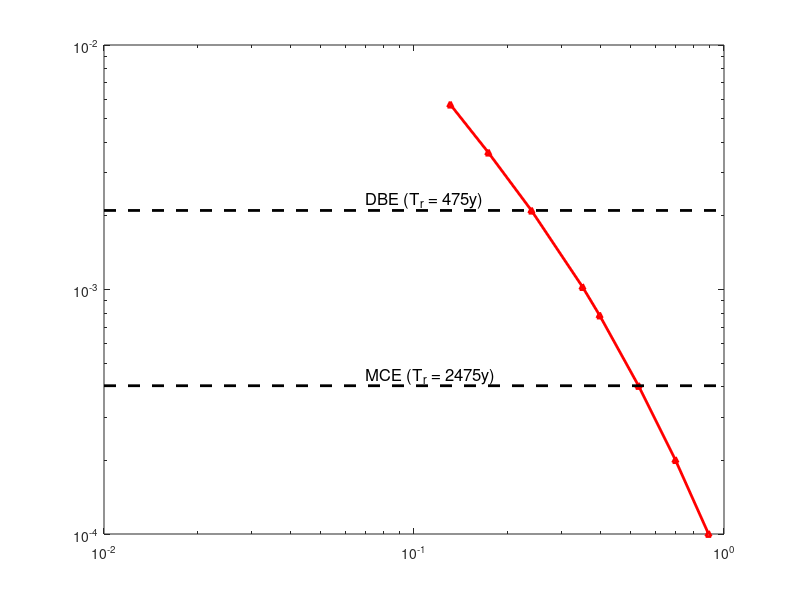

This chart was generated by the following MATLAB code: (Note: this script raises an error after producing the figure.)

clc; clear; close all;

% -----------------------------
% Data
% -----------------------------
% Sa1_IV  = [0.18 0.21 0.23 0.28 0.29 0.35 0.44 0.53];  % Delhi
% Sa1_VI  = [0.33 0.45 0.50 0.60 0.63 0.75 0.94 1.13];  % Guwahati
Sa1_VI = [0.1309 0.1736 0.2392 0.3495 0.3969 0.5299 0.6969 0.8909];
Tr = [175 275 475 975 1275 2475 4975 9975]; % Years
Lambda = (1./Tr);                           % 1/year
idx_DBE = 3;   % Tr = 475 Years
idx_MCE = 6;   % Tr = 2475 Years
lambda_DBE = Lambda(idx_DBE);
lambda_MCE = Lambda(idx_MCE);

% -----------------------------
% Plot
% -----------------------------
figure;
% loglog(Sa1_IV, Lambda, '-^', 'LineWidth', 2, 'MarkerSize', 4, 'Color','b');
loglog(Sa1_VI, Lambda, '-^', 'LineWidth', 2, 'MarkerSize', 4, 'Color','r');
hold on

loglog([1e-2 1], [lambda_DBE lambda_DBE], '--', 'LineWidth', 2, 'Color', 'k');   
loglog([1e-2 1], [lambda_MCE lambda_MCE], '--', 'LineWidth', 2, 'Color', 'k');   
text(0.07, lambda_DBE*1.1, 'DBE (T_r = 475y)', 'FontSize', 12, 'Color', 'k' );
text(0.07, lambda_MCE*1.1, 'MCE (T_r = 2475y)', 'FontSize', 12, 'Color', 'k');
hold off

% -----------------------------
% Apply custom formatting (handles ALL formatting below)
% -----------------------------
sks_figureFormat('paper');  % Sets Times, fonts, LaTeX interpreter, grid, etc.

% -----------------------------
% Labels ONLY (sks_figureFormat handles FontSize, bold, interpreter)
% -----------------------------
xlabel('Sa(1s, 5\%) (g)');
ylabel('Annual Rate of Exceedance, $\lambda$ (1/Year)');
legend('(Guwahati)','Location','northeast');
% title('Hazard Curves');

% -----------------------------
% Axis limits
% -----------------------------
xlim([1e-2 3]);
ylim([1e-5 1e0]);

% -----------------------------
% Export (sks_figureExport handles everything)
% -----------------------------
sks_figureExport('hazardCurve');
